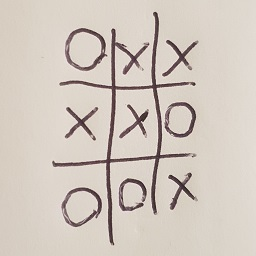
#> input picture vision/images/top/TTT_005.jpg, 256 x 256 px, found by its file name
$ python TestGridCircles.py
#> lines starting #> are read from the running program, lines starting #| are printed output that depends on the picture; after the words box and inside, x2 and y2 are one past the last pixel; in counts of white or black regions, pixels touching at a corner belong together

# -*- coding: utf-8 -*-
"""
Created on Sat Nov 24 13:41:46 2018

@author: ekorz
"""
import cv2
import numpy as np
import itertools
import math

class TestGridCircles:

    def __init__(self, HL1, HL2):
        # Hough Line Accuracy
        self.HL1 = HL1
        self.HL2 = HL2

    def _getGridPoints(self, img):
        def perp(a):
            b = np.empty_like(a)
            b[0] = -a[1]
            b[1] = a[0]
            return b
        height, width, channels = img.shape
        imgray = cv2.cvtColor(img, cv2.COLOR_BGR2GRAY)
        imgblur = cv2.GaussianBlur(imgray, (9, 9), 0)
        thresh = cv2.adaptiveThreshold(imgblur, 255, cv2.ADAPTIVE_THRESH_MEAN_C, cv2.THRESH_BINARY, 5, 2)
        kernel = cv2.getStructuringElement(cv2.MORPH_CROSS, (3, 3))
        dilation = cv2.dilate(thresh, kernel)
        imgflip = cv2.bitwise_not(dilation)

        cv2.imshow('image',imgflip)
        cv2.waitKey(0)
        cv2.destroyAllWindows()

        lines = cv2.HoughLines(imgflip, self.HL1, self.HL2, 100)

        houghExtra = imgflip.copy()

        for x in lines:
            a = np.cos(x[0][1])
            b = np.sin(x[0][1])
            x0 = a * x[0][0]
            y0 = b * x[0][0]
            x1 = int(x0 + 1000 * (-b))
            y1 = int(y0 + 1000 * (a))
            x2 = int(x0 - 1000 * (-b))
            y2 = int(y0 - 1000 * (a))
            cv2.line(houghExtra, (x1, y1), (x2, y2), (255, 0, 0), 2)

        cv2.imshow('Hough Lines', houghExtra)
        cv2.waitKey(0)
        cv2.destroyAllWindows()

        corners = []

        for rho, theta in itertools.chain(*lines):
            for rho2, theta2 in itertools.chain(*lines):
                    a = np.cos(theta)
                    b = np.sin(theta)
                    x0 = a * rho
                    y0 = b * rho
                    x1_1 = int(x0 + 1000 * (-b))
                    y1_1 = int(y0 + 1000 * (a))
                    x1_2 = int(x0 - 1000 * (-b))
                    y1_2 = int(y0 - 1000 * (a))

                    a = np.cos(theta2)
                    b = np.sin(theta2)
                    x0 = a * rho2
                    y0 = b * rho2
                    x2_1 = int(x0 + 1000 * (-b))
                    y2_1 = int(y0 + 1000 * (a))
                    x2_2 = int(x0 - 1000 * (-b))
                    y2_2 = int(y0 - 1000 * (a))

                    angleDif = abs(theta - theta2)

                    if angleDif > 0.1:
                        a1 = np.array([x1_1, y1_1])
                        a2 = np.array([x1_2, y1_2])
                        b1 = np.array([x2_1, y2_1])
                        b2 = np.array([x2_2, y2_2])
                        da = a2 - a1
                        db = b2 - b1
                        dp = a1 - b1
                        dap = perp(da)
                        denom = np.dot(dap, db)
                        num = np.dot(dap, dp)
                        x, y = (num / denom.astype(float)) * db + b1

                        if int(x) < width and int(x) > 0 and int(y) < height and int(y) > 0:
                            corners.append([int(x), int(y)])

                            cv2.circle(img, (int(x), int(y)), 3, (255, 0, 0), 1, 8, 0)
        for index, x in enumerate(corners):
            remove = []
            for index2, x2 in enumerate(corners):
                if index != index2:
                    distance = math.sqrt(((x[0]-x2[0])**2 + (x[1]-x2[1])**2))
                    if distance < 5:
                        remove.append(index2)
            remove.sort(reverse=True)
            for x3 in remove:
                del corners[x3]
        return corners

    def _detectCircles(self, img):
        imgray = cv2.cvtColor(img, cv2.COLOR_BGR2GRAY)
        imgblur = cv2.GaussianBlur(imgray, (9, 9), 0)
        circles = cv2.HoughCircles(imgblur, cv2.HOUGH_GRADIENT, 1, 35, param1=50, param2=30, minRadius=10, maxRadius=25)
        if circles is not None and len(circles) > 0:
            circles = np.uint16(np.around(circles))
            circleDraw = imgblur.copy()
            for i in circles[0,:]:
            # draw the outer circle
                cv2.circle(circleDraw,(i[0],i[1]),i[2],(0,255,0),2)
                cv2.circle(circleDraw,(i[0],i[1]),2,(0,0,255),3)

            cv2.imshow('image',circleDraw)
            cv2.waitKey(0)
            cv2.destroyAllWindows()

        return circles

#"""
filePath = "C:/Users/heier/Desktop/robotic-arm/vision/images/top/"
fileName = "TTT_005.jpg"
file = filePath + fileName
imgStart = cv2.imread(file)
#> imgStart is the input picture: shape (256, 256, 3); mean B, G, R 191.2, 200.2, 209.9
img2 = imgStart.copy()

aaa = TestGridCircles(1.3, (np.pi / 180.0))
corners = aaa._getGridPoints(img2);
#> in _getGridPoints, `imgblur = cv2.GaussianBlur(imgray, (9, 9), 0)`:
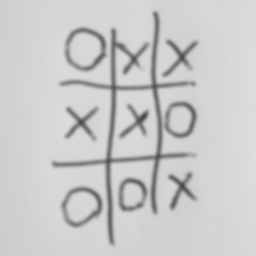
#> imgblur: shape (256, 256); min 71, max 222, mean 202.1
#> in _getGridPoints, `thresh = cv2.adaptiveThreshold(imgblur, 255, cv2.ADAPTIVE_THRESH_MEAN_..`:
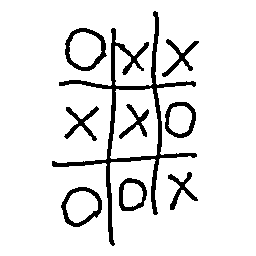
#> thresh: shape (256, 256); 90.6% white; 9 black regions, largest, box (x1, y1, x2, y2) and area: (52, 11, 197, 246) 3081, (65, 28, 107, 71) 517, (61, 187, 102, 227) 478
#> in _getGridPoints, `dilation = cv2.dilate(thresh, kernel)`:
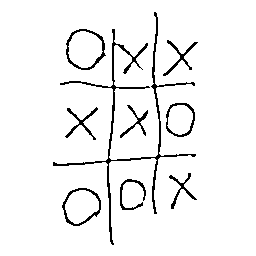
#> dilation: shape (256, 256); 94.9% white; black in thin lines or dots, all inside (x1, y1, x2, y2) = (53, 12, 198, 245)
#> in _getGridPoints, `lines = cv2.HoughLines(imgflip, self.HL1, self.HL2, 100)`: lines = 14 rows, first 8: [153.4, 0], [167.7, 1.5], [114.4, 0.0175], [169, 1.48], [119.6, 0.0698], [122.2, 0.0873], [-98.8, 3.09], [-101.4, 3.11]
#> the loop in _getGridPoints, `for x in lines:` made 14 passes
#> (x, a, b, x0, y0, x1, y1, x2) on passes 2, 3, 4, 5, 6, 7, 8, 9, 11, 12: ([[167.7, 1.5]], 0.0698, 0.998, 11.7, 167.3, -985, 237, 1009), ([[114.4, 0.0175]], 1, 0.0175, 114.4, 2, 96, 1001, 131), ([[169, 1.48]], 0.0872, 0.996, 14.73, 168.4, -981, 255, 1010), ([[119.6, 0.0698]], 0.998, 0.0698, 119.3, 8.34, 49, 1005, 189), ([[122.2, 0.0873]], 0.996, 0.0872, 121.7, 10.65, 34, 1006, 208), ([[-98.8, 3.09]], -0.999, 0.0523, 98.66, -5.17, 46, -1003, 151), ([[-101.4, 3.11]], -0.999, 0.0349, 101.3, -3.54, 66, -1002, 136), ([[156, 0.0175]], 1, 0.0175, 156, 2.72, 138, 1002, 173), ([[171.6, 1.47]], 0.105, 0.995, 17.94, 170.7, -976, 275, 1012), ([[-111.8, 3.12]], -1, 0.0175, 111.8, -1.95, 94, -1001, 129)
#> (a, b, x0, y0, x1, y1, x2, y2) on passes 1, 10: (1, 0, 153.4, 0, 153, 1000, 153, -1000), (1, 0, 110.5, 0, 110, 1000, 110, -1000)
#> after the loop in _getGridPoints, `for x in lines:`:
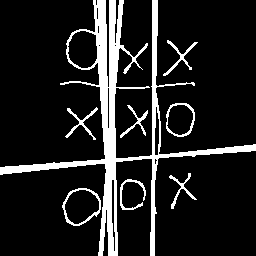
#> houghExtra: shape (256, 256); 13% white; 8 white regions, largest, box (x1, y1, x2, y2) and area: (0, 0, 256, 256) 7042, (62, 188, 101, 226) 273, (166, 103, 195, 137) 218
#> the loop in _getGridPoints, `for rho, theta in itertools.chain(*lines):` made 14 passes
#> (rho, theta) on passes 1 to 12: (153.4, 0), (167.7, 1.5), (114.4, 0.0175), (169, 1.48), (119.6, 0.0698), (122.2, 0.0873), (-98.8, 3.09), (-101.4, 3.11), (156, 0.0175), (110.5, 0), (171.6, 1.47), (-111.8, 3.12)
#> after the loop in _getGridPoints, `for rho, theta in itertools.chain(*lines):`:
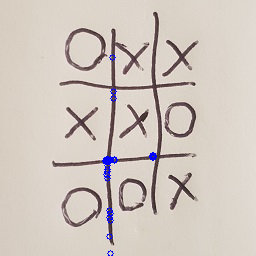
#> img: shape (256, 256, 3); 0.54% of pixels changed, all inside (x1, y1, x2, y2) = (102, 54, 157, 256)
#> after the loop in _getGridPoints, `for rho, theta in itertools.chain(*lines):`: corners = 100 pairs, first value 105 to 153, second value 57 to 253
#> the loop in _getGridPoints, `for index, x in enumerate(corners):` made 12 passes
#> x on passes 1 to 12: [153, 157], [110, 160], [105, 160], [109, 210], [109, 236], [112, 57], [109, 217], [107, 169], [107, 175], [113, 91], [113, 98], [110, 253]
#> corners = [[153, 157], [110, 160], [105, 160], [109, 210], [109, 236], [112, 57], [109, 217], [107, 169], [107, 175], [113, 91], [113, 98], [110, 253]]
circles = aaa._detectCircles(img2);
#> in _detectCircles, `circles = cv2.HoughCircles(imgblur, cv2.HOUGH_GRADIENT, 1, 35, param1=..`: circles = [[84.5, 51.5, 18.8], [180.5, 116.5, 15.4], [82.5, 205.5, 18.8], [132.5, 192.5, 14.1]]
#> in _detectCircles, `circles = np.uint16(np.around(circles))`: circles = [[84, 52, 19], [180, 116, 15], [82, 206, 19], [132, 192, 14]]
#> the loop in _detectCircles, `for i in circles[0,:]:` made 4 passes
#> after the loop in _detectCircles, `for i in circles[0,:]:`:
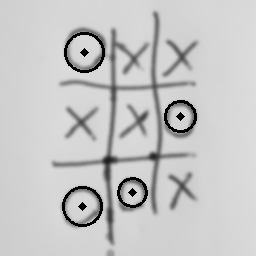
#> circleDraw: shape (256, 256); min 0, max 222, mean 198.1

print("Corners: ")
print(corners)
#| [[153, 157], [110, 160], [105, 160], [109, 210], [109, 236], [112, 57], [109, 217], [107, 169], [107, 175], [113, 91], [113, 98], [110, 253]]
print("Circles: ")
print(circles)
#| [[[ 84  52  19]
#|   [180 116  15]
#|   [ 82 206  19]
#|   [132 192  14]]]

cv2.imshow('image',img2)
cv2.waitKey(0)
cv2.destroyAllWindows()
#"""

$ run again, with vision/images/top/TTT_001.jpg copied over vision/images/top/TTT_005.jpg
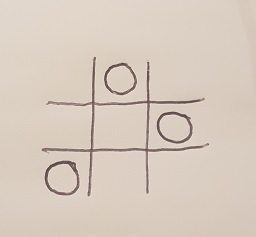
#> input picture vision/images/top/TTT_001.jpg, 256 x 237 px, found by its file name
#> imgStart is the input picture: shape (237, 256, 3); mean B, G, R 190.4, 202.6, 215.9
#> thresh: shape (237, 256); 94.8% white; 4 black regions, box (x1, y1, x2, y2) and area: (41, 56, 210, 197) 2054, (44, 160, 80, 196) 415, (156, 111, 193, 144) 374, (104, 62, 138, 96) 342
#> dilation: shape (237, 256); 97.6% white; black in thin lines or dots, all inside (x1, y1, x2, y2) = (42, 57, 209, 196)
#> lines = [[149.5, 1.57], [96.2, 0.0349], [149.5, 0.0175], [150.8, 1.55], [105.3, 1.55], [98.8, 0.0524], [146.9, 0], [107.9, 1.54], [153.4, 1.54]]
#> the loop in _getGridPoints, `for x in lines:` made 9 passes
#> (x, a, b, x0, y0, x1, y1, x2) on passes 1 to 6: ([[149.5, 1.57]], -4.37e-08, 1, -6.53e-06, 149.5, -1000, 149, 999), ([[96.2, 0.0349]], 0.999, 0.0349, 96.14, 3.36, 61, 1002, 131), ([[149.5, 0.0175]], 1, 0.0175, 149.5, 2.61, 132, 1002, 166), ([[150.8, 1.55]], 0.0175, 1, 2.63, 150.8, -997, 168, 1002), ([[105.3, 1.55]], 0.0175, 1, 1.84, 105.3, -998, 122, 1001), ([[98.8, 0.0524]], 0.999, 0.0523, 98.66, 5.17, 46, 1003, 151)
#> after the loop in _getGridPoints, `for x in lines:`:
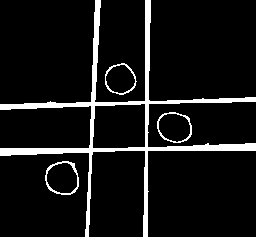
#> houghExtra: shape (237, 256); 8.4% white; 4 white regions, box (x1, y1, x2, y2) and area: (0, 0, 256, 237) 4500, (45, 161, 79, 195) 225, (157, 112, 192, 143) 190, (105, 63, 137, 95) 173
#> the loop in _getGridPoints, `for rho, theta in itertools.chain(*lines):` made 9 passes
#> (rho, theta) on passes 1 to 8: (149.5, 1.57), (96.2, 0.0349), (149.5, 0.0175), (150.8, 1.55), (105.3, 1.55), (98.8, 0.0524), (146.9, 0), (107.9, 1.54)
#> after the loop in _getGridPoints, `for rho, theta in itertools.chain(*lines):`: corners = 40 pairs, first value 90 to 147, second value 101 to 149
#> the loop in _getGridPoints, `for index, x in enumerate(corners):` made 4 passes
#> x on passes 1 to 4: [90, 149], [146, 149], [92, 102], [147, 101]
#> `corners = aaa._getGridPoints(img2);`: corners = [[90, 149], [146, 149], [92, 102], [147, 101]]
#> in _detectCircles, `circles = cv2.HoughCircles(imgblur, cv2.HOUGH_GRADIENT, 1, 35, param1=..`: circles = [[175.5, 123.5, 19.6], [59.5, 178.5, 16], [121.5, 79.5, 15.2]]
#> in _detectCircles, `circles = np.uint16(np.around(circles))`: circles = [[176, 124, 20], [60, 178, 16], [122, 80, 15]]
#> the loop in _detectCircles, `for i in circles[0,:]:` made 3 passes
#> after the loop in _detectCircles, `for i in circles[0,:]:`:
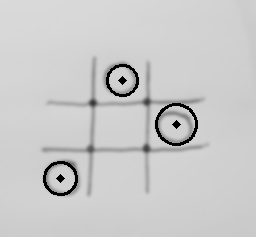
#> circleDraw: shape (237, 256); min 0, max 218, mean 201.7
#| [[90, 149], [146, 149], [92, 102], [147, 101]]
#| [[[176 124  20]
#|   [ 60 178  16]
#|   [122  80  15]]]

$ run again, with vision/images/top/TTT_002.jpg copied over vision/images/top/TTT_005.jpg
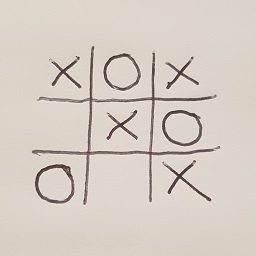
#> input picture vision/images/top/TTT_002.jpg, 256 x 256 px, found by its file name
#> imgStart is the input picture: shape (256, 256, 3); mean B, G, R 195.2, 204.9, 213.9
#> thresh: shape (256, 256); 92.3% white; 8 black regions, largest, box (x1, y1, x2, y2) and area: (31, 45, 221, 205) 2419, (35, 164, 75, 204) 478, (162, 110, 203, 147) 438
#> dilation: shape (256, 256); 96.2% white; black in thin lines or dots, all inside (x1, y1, x2, y2) = (32, 46, 220, 204)
#> lines = 14 rows, first 8: [94.9, 0.0524], [93.6, 0.0349], [152.1, 1.57], [156, 0.0349], [150.8, 1.59], [154.7, 1.55], [153.4, 0.0175], [11.7, 2.3]
#> the loop in _getGridPoints, `for x in lines:` made 14 passes
#> (x, a, b, x0, y0, x1, y1, x2) on passes 1 to 6: ([[94.9, 0.0524]], 0.999, 0.0523, 94.77, 4.97, 42, 1003, 147), ([[93.6, 0.0349]], 0.999, 0.0349, 93.54, 3.27, 58, 1002, 128), ([[152.1, 1.57]], -4.37e-08, 1, -6.65e-06, 152.1, -1000, 152, 999), ([[156, 0.0349]], 0.999, 0.0349, 155.9, 5.44, 121, 1004, 190), ([[150.8, 1.59]], -0.0175, 1, -2.63, 150.8, -1002, 133, 997), ([[154.7, 1.55]], 0.0175, 1, 2.7, 154.7, -997, 172, 1002)
#> after the loop in _getGridPoints, `for x in lines:`:
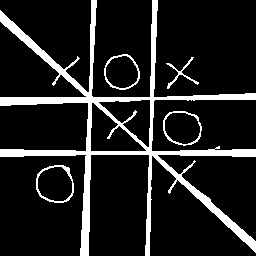
#> houghExtra: shape (256, 256); 12.9% white; 5 white regions, box (x1, y1, x2, y2) and area: (0, 0, 256, 256) 7582, (36, 165, 74, 203) 262, (163, 111, 202, 146) 230, (104, 54, 140, 90) 217, (166, 57, 199, 89) 163
#> the loop in _getGridPoints, `for rho, theta in itertools.chain(*lines):` made 14 passes
#> (rho, theta) on passes 1 to 8: (94.9, 0.0524), (93.6, 0.0349), (152.1, 1.57), (156, 0.0349), (150.8, 1.59), (154.7, 1.55), (153.4, 0.0175), (11.7, 2.3)
#> after the loop in _getGridPoints, `for rho, theta in itertools.chain(*lines):`: corners = 126 pairs, first value 86 to 153, second value 95 to 153
#> the loop in _getGridPoints, `for index, x in enumerate(corners):` made 5 passes
#> x on passes 1 to 5: [86, 152], [89, 96], [150, 152], [152, 97], [94, 100]
#> `corners = aaa._getGridPoints(img2);`: corners = [[86, 152], [89, 96], [150, 152], [152, 97], [94, 100]]
#> in _detectCircles, `circles = cv2.HoughCircles(imgblur, cv2.HOUGH_GRADIENT, 1, 35, param1=..`: circles = [[121.5, 71.5, 18.8], [179.5, 126.5, 18.6], [53.5, 183.5, 15.2]]
#> in _detectCircles, `circles = np.uint16(np.around(circles))`: circles = [[122, 72, 19], [180, 126, 19], [54, 184, 15]]
#> the loop in _detectCircles, `for i in circles[0,:]:` made 3 passes
#> after the loop in _detectCircles, `for i in circles[0,:]:`:
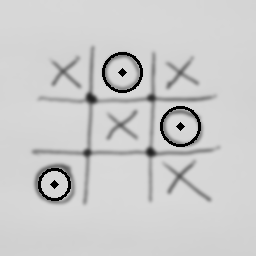
#> circleDraw: shape (256, 256); min 0, max 218, mean 203.1
#| [[86, 152], [89, 96], [150, 152], [152, 97], [94, 100]]
#| [[[122  72  19]
#|   [180 126  19]
#|   [ 54 184  15]]]

$ run again, with vision/images/top/TTT_003.jpg copied over vision/images/top/TTT_005.jpg
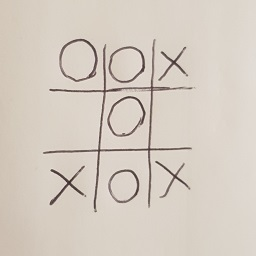
#> input picture vision/images/top/TTT_003.jpg, 256 x 256 px, found by its file name
#> imgStart is the input picture: shape (256, 256, 3); mean B, G, R 193.9, 204.1, 213.3
#> thresh: shape (256, 256); 92.9% white; 8 black regions, largest, box (x1, y1, x2, y2) and area: (42, 38, 194, 213) 2144, (59, 38, 98, 83) 452, (107, 95, 146, 137) 417
#> dilation: shape (256, 256); 96.6% white; black in thin lines or dots, all inside (x1, y1, x2, y2) = (43, 39, 193, 212)
#> lines = 13 rows, first 8: [154.7, 0.0349], [152.1, 1.55], [109.2, 0.0698], [149.5, 1.57], [153.4, 1.54], [111.8, 0.0873], [171.6, 0.716], [149.5, 0]
#> the loop in _getGridPoints, `for x in lines:` made 13 passes
#> (x, a, b, x0, y0, x1, y1, x2) on passes 1 to 6: ([[154.7, 0.0349]], 0.999, 0.0349, 154.6, 5.4, 119, 1004, 189), ([[152.1, 1.55]], 0.0175, 1, 2.65, 152.1, -997, 169, 1002), ([[109.2, 0.0698]], 0.998, 0.0698, 108.9, 7.62, 39, 1005, 178), ([[149.5, 1.57]], -4.37e-08, 1, -6.53e-06, 149.5, -1000, 149, 999), ([[153.4, 1.54]], 0.0349, 0.999, 5.35, 153.3, -994, 188, 1004), ([[111.8, 0.0873]], 0.996, 0.0872, 111.4, 9.74, 24, 1005, 198)
#> after the loop in _getGridPoints, `for x in lines:`:
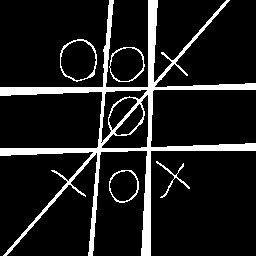
#> houghExtra: shape (256, 256); 11.6% white; 5 white regions, box (x1, y1, x2, y2) and area: (0, 0, 256, 256) 6897, (60, 39, 97, 82) 228, (109, 47, 145, 82) 174, (109, 170, 139, 203) 167, (156, 161, 190, 198) 152
#> the loop in _getGridPoints, `for rho, theta in itertools.chain(*lines):` made 13 passes
#> (rho, theta) on passes 1 to 8: (154.7, 0.0349), (152.1, 1.55), (109.2, 0.0698), (149.5, 1.57), (153.4, 1.54), (111.8, 0.0873), (171.6, 0.716), (149.5, 0)
#> after the loop in _getGridPoints, `for rho, theta in itertools.chain(*lines):`: corners = 96 pairs, first value 97 to 151, second value 87 to 149
#> the loop in _getGridPoints, `for index, x in enumerate(corners):` made 4 passes
#> x on passes 1 to 4: [148, 148], [151, 87], [98, 149], [102, 88]
#> `corners = aaa._getGridPoints(img2);`: corners = [[148, 148], [151, 87], [98, 149], [102, 88]]
#> in _detectCircles, `circles = cv2.HoughCircles(imgblur, cv2.HOUGH_GRADIENT, 1, 35, param1=..`: circles = [[77.5, 57.5, 19.9], [124.5, 66.5, 16.6], [124.5, 185.5, 17.4], [123.5, 112.5, 21.1]]
#> in _detectCircles, `circles = np.uint16(np.around(circles))`: circles = [[78, 58, 20], [124, 66, 17], [124, 186, 17], [124, 112, 21]]
#> the loop in _detectCircles, `for i in circles[0,:]:` made 4 passes
#> after the loop in _detectCircles, `for i in circles[0,:]:`:
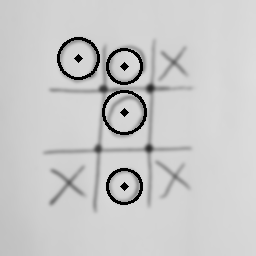
#> circleDraw: shape (256, 256); min 0, max 222, mean 200.8
#| [[148, 148], [151, 87], [98, 149], [102, 88]]
#| [[[ 78  58  20]
#|   [124  66  17]
#|   [124 186  17]
#|   [124 112  21]]]
